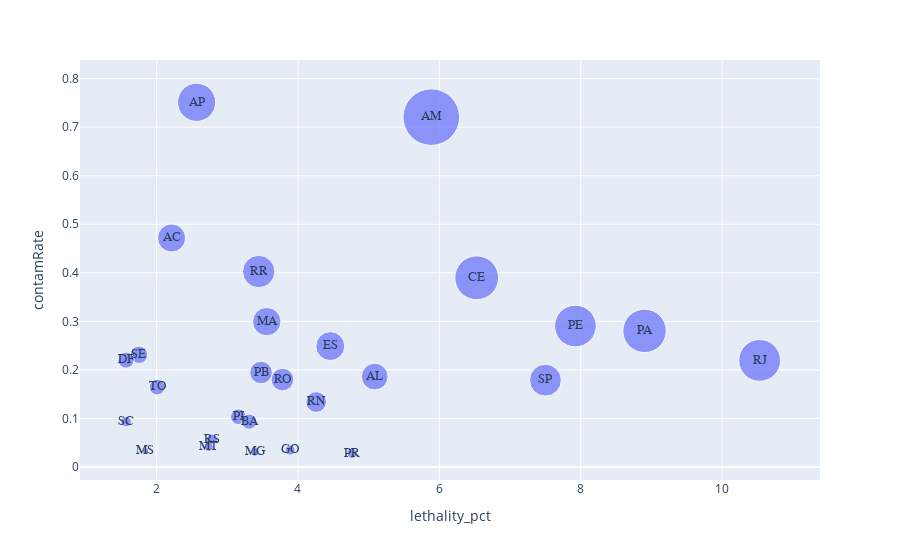

Source (notebook cell):
### Code cell
### It starts with the first date:
fig2 = px.scatter(fourQuadData[fourQuadData['data'] == pd.Timestamp(dates[0])], x='lethality_pct', y='contamRate',
                 size='deathRate', text='estado',
                 size_max=40)

fig2.update_traces(textposition='middle center',
                   textfont=dict(family="sans serif",size=13),
                   name='{0}'.format(pd.Timestamp(dates[0]).date())
                  )

### Adding the second trace

### Figure 1 — Plotly figure (JSON) as saved in the notebook; plotly's stock layout.template omitted (floating-point values rounded to 4 significant figures)
{"data": [{"hovertemplate": "lethality_pct=%{x}<br>contamRate=%{y}<br>deathRate=%{marker.size}<br>estado=%{text}<extra></extra>", "legendgroup": "", "marker": {"color": "#636efa", "size": [0.006808, 0.01043, 0.04242, 0.01387, 0.02497, 0.01927, 0.003306, 0.01066, 0.003269, 0.02545, 0.005703, 0.006769, 0.02302, 0.009469, 0.004046, 0.003093, 0.001068, 0.0111, 0.02313, 0.01342, 0.001338, 0.001466, 0.001582, 0.0006117, 0.001148, 0.001354, 0.003449], "sizemode": "area", "sizeref": 2.651e-05, "symbol": "circle"}, "mode": "markers+text", "name": "2020-05-24", "orientation": "v", "showlegend": false, "text": ["RO", "AC", "AM", "RR", "PA", "AP", "TO", "MA", "PI", "CE", "RN", "PB", "PE", "AL", "SE", "BA", "MG", "ES", "RJ", "SP", "PR", "SC", "RS", "MS", "MT", "GO", "DF"], "textfont": {"family": "sans serif", "size": 13}, "textposition": "middle center", "type": "scatter", "x": [3.78, 2.212, 5.886, 3.444, 8.904, 2.566, 2.007, 3.558, 3.156, 6.529, 4.258, 3.477, 7.925, 5.085, 1.75, 3.31, 3.389, 4.457, 10.53, 7.501, 4.763, 1.568, 2.782, 1.84, 2.736, 3.889, 1.567], "xaxis": "x", "y": [0.1801, 0.4717, 0.7206, 0.4026, 0.2804, 0.7512, 0.1647, 0.2995, 0.1036, 0.3898, 0.1339, 0.1947, 0.2905, 0.1862, 0.2312, 0.09345, 0.0315, 0.249, 0.2196, 0.1789, 0.02809, 0.09346, 0.05687, 0.03325, 0.04196, 0.03481, 0.2201], "yaxis": "y"}], "layout": {"legend": {"itemsizing": "constant", "tracegroupgap": 0}, "margin": {"t": 60}, "xaxis": {"anchor": "y", "domain": [0, 1], "title": {"text": "lethality_pct"}}, "yaxis": {"anchor": "x", "domain": [0, 1], "title": {"text": "contamRate"}}}}
